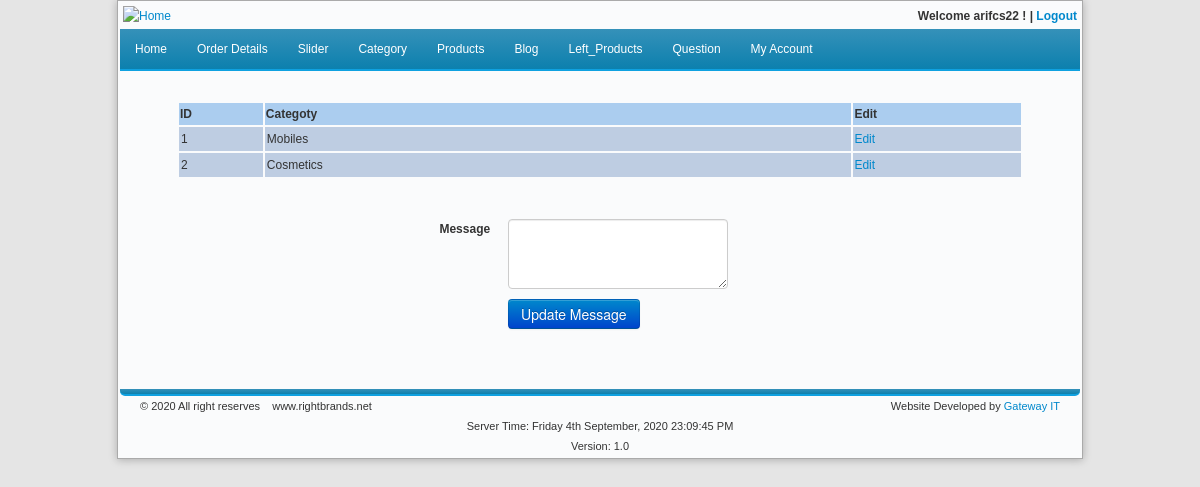
Screenshot of /admin/home.php?area=page&&action=editcategory (signed in) with the database file from the repository.
### tables this page shows
CREATE TABLE `category` (
  `cat_id` int(11) NOT NULL,
  `category` varchar(100) NOT NULL
);

### admin/page/editcategory.php (the view, shortened to what this page needs)
<div style="padding:10px;">
<br />
<table align='center' width='90%' border='0'>
    <tr bgcolor='#abcdef'>
      <td width="10%"><b>ID</b></td>
      <td width="70%"><b>Categoty</b></td>
      <td width="20%"><b>Edit</b></td>
    </tr>
		<?php
			$x=0;
            $query=mysql_query("SELECT * FROM category") or die(mysql_error());
            while($rows=mysql_fetch_row($query)){
        ?>
		  <tr style='background:#becde2;' valign='middle'>
			<td style='padding:2px;'><?php echo $x=$x+1;?></td>
			<td style='padding:2px;'><?php echo $rows[1];?></td>
			<td><a href='home.php?area=page&&action=editcategory&&s_id=<?php echo $rows[0];?>'>Edit</a></td>
		  </tr>
			<?php
            }
            ?>
</table>
<br />
<br />
<form name="marquee" method="post" action="">
  <table class="ltable" border="0" cellpadding="0" cellspacing="0" width="60%" align="center">
    <tbody>
      <tr>
        <td width="29%" align="right" valign="top"><div align="right"><strong>Message</strong></div></td>
        <td width="3%">&nbsp;</td>
        <td width="63%"><textarea name="message" rows="3" rows="10" id="message" ><?php echo @$rows1[1]; ?></textarea></td>
      </tr>
      <tr>
        <td>&nbsp;</td>
        <td align="left">&nbsp;</td>
        <td align="left"><p>
            <input class="btn btn-primary" name="btnEdit" id="btnEdit" value="Update Message" type="submit">
          </p></td>
      </tr>
      <tr>
        <td>&nbsp;</td>
        <td align="left">&nbsp;</td>
        <td align="left" style="color:red;"><?php if(@$_GET['mess']==1){echo "Update Successfully!";};?></td>
      </tr>
    </tbody>
  </table>
</form>
</div>

### admin/css/style.css (style rules this page uses)
body { background: #E5E5E5; }

### rows the page displays
category: category "Mobiles"
category: x "2", category "Cosmetics"

### other values shown
$_SESSION['user'] "arifcs22"
$update_date "Friday 4th September, 2020 23:09:45 PM"
